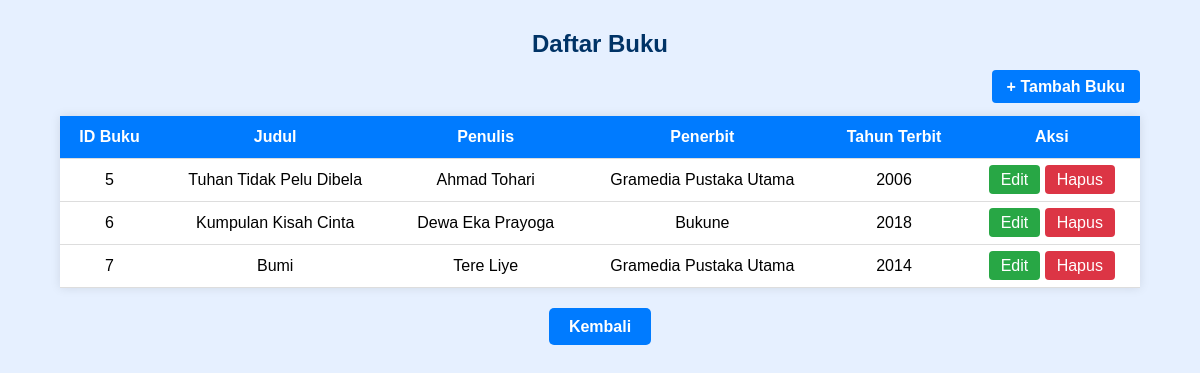
The page /Buku.php on the database its author committed.
### tables this page shows
CREATE TABLE IF NOT EXISTS `buku` (
  `id_buku` int NOT NULL AUTO_INCREMENT,
  `judul_buku` varchar(500) DEFAULT NULL,
  `penulis` varchar(500) DEFAULT NULL,
  `penerbit` varchar(250) DEFAULT NULL,
  `tahun_terbit` int DEFAULT NULL,
  PRIMARY KEY (`id_buku`)
);

### Buku.php (the view, shortened to what this page needs)
<!DOCTYPE html>
<html lang="en">
<head>
</head>
<body>
<?php
$conn = getKoneksi();
?>
<h2>Daftar Buku</h2>
<div class="tambah">
    <a href="formbuku.php">+ Tambah Buku</a>
</div>
<table>
    <thead>
        <tr>
            <th>ID Buku</th>
            <th>Judul</th>
            <th>Penulis</th>
            <th>Penerbit</th>
            <th>Tahun Terbit</th>
            <th>Aksi</th>
        </tr>
    </thead>
    <tbody>
        <?php
        $query = "SELECT * FROM buku";
        $result = mysqli_query($conn, $query);
        if (!$result) {
            echo "<tr><td colspan='6'>Query gagal: " . mysqli_error($conn) . "</td></tr>";
        } elseif (mysqli_num_rows($result) > 0) {
            while ($row = mysqli_fetch_assoc($result)) {
                echo "<tr>
                        <td>{$row['id_buku']}</td>
                        <td>{$row['judul_buku']}</td>
                        <td>{$row['penulis']}</td>
                        <td>{$row['penerbit']}</td>
                        <td>{$row['tahun_terbit']}</td>
                        <td>
                            <a href='formbuku.php?id={$row['id_buku']}' class='button edit'>Edit</a>
                            <a href='buku.php?hapus={$row['id_buku']}' class='button delete' onclick=\"return confirm('Yakin ingin menghapus buku ini?');\">Hapus</a>
                        </td>
                      </tr>";
            }
        } else {
            echo "<tr><td colspan='6'>Tidak ada data buku.</td></tr>";
        }
        ?>
    </tbody>
</table>
<div class="kembali">
    <a href="home.php"> Kembali </a>
</div>
</body>
</html>

### Buku.php (style rules this page uses)
body { font-family: Arial, sans-serif; background-color: #e6f0ff; margin: 0; padding: 0; }
h2 { text-align: center; margin-top: 30px; color: #003366; }
.tambah { width: 90%; margin: 20px auto; text-align: right; }
.tambah a { background-color: #007bff; color: #fff; padding: 8px 15px; border-radius: 4px; text-decoration: none; font-weight: bold; }
table { border-collapse: collapse; width: 90%; margin: 0 auto 30px auto; background-color: white; box-shadow: 0 0 10px rgba(0,0,0,0.1); }
th, td { padding: 12px; text-align: center; border-bottom: 1px solid #ddd; }
th { background-color: #007bff; color: white; }
a.button { padding: 6px 12px; color: white; text-decoration: none; border-radius: 4px; }
a.edit { background-color: #28a745; }
a.delete { background-color: #dc3545; }
.kembali { text-align: center; margin: 30px 0; }
.kembali a { background-color: #007bff; color: #ffffff; padding: 10px 20px; border-radius: 5px; text-decoration: none; font-weight: bold; }

### rows shown on the page
buku: id_buku "5", judul_buku "Tuhan Tidak Pelu Dibela", penulis "Ahmad Tohari", penerbit "Gramedia Pustaka Utama", tahun_terbit "2006"
buku: id_buku "6", judul_buku "Kumpulan Kisah Cinta", penulis "Dewa Eka Prayoga", penerbit "Bukune", tahun_terbit "2018"
buku: id_buku "7", judul_buku "Bumi", penulis "Tere Liye", penerbit "Gramedia Pustaka Utama", tahun_terbit "2014"
